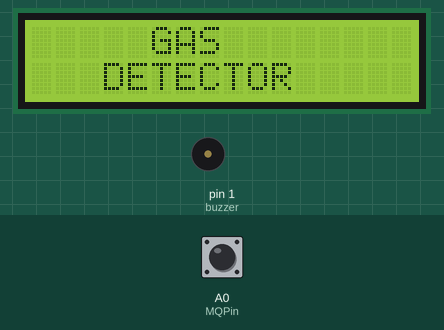
Simulated run of this sketch. Board: Arduino Uno, built with avr-gcc and run on an emulated ATmega328P. Shown: 16×2 character LCD, buzzer (waves = sounding, pin HIGH). Inputs (shaded band) come from the test bench; at power-on: A0 (MQPin) HIGH.

Above: at 0.1 s.
At 1.97 s:
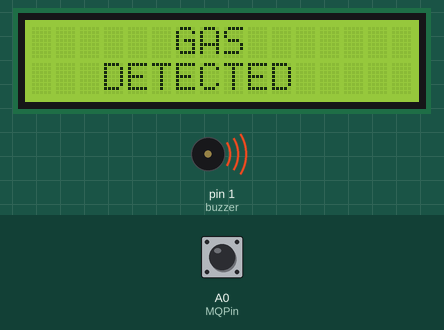
2.3 s: A0 (MQPin) pulled LOW for 3.2 s
At 3.1 s:
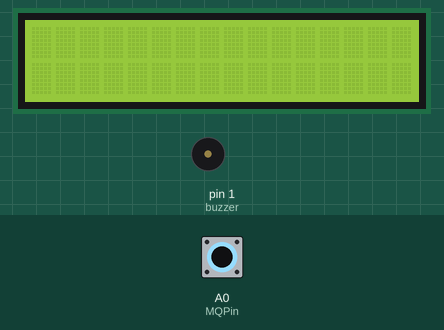
Timing chart, 0 to 7.0 s (numbered marks = the images above; inputs shaded):
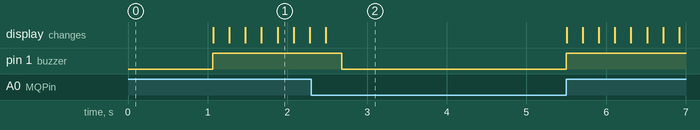

Measured:
- after the input at 2.3 s, pin 1 (buzzer): HIGH → LOW after 0.38 s, → HIGH 2.8 s later

The sketch:

Alarma_de_Gas.ino
```cpp
#include <LiquidCrystal.h>

LiquidCrystal lcd(7, 6, 5, 4, 3, 2);

#define MQPin A0
#define buzzer 1

void setup() {
   lcd.begin(16, 2);
   pinMode(MQPin, INPUT_PULLUP);
   pinMode(buzzer, OUTPUT);
    lcd.setCursor(5, 0);
    lcd.print("GAS");
    lcd.setCursor(3, 1);
    lcd.print("DETECTOR");
    delay(1000);
    lcd.clear();
}

void loop() {

int gas_value = digitalRead(MQPin);

if(gas_value==HIGH)
{
  digitalWrite(buzzer, HIGH);
  lcd.setCursor(6, 0);
  lcd.print("GAS");
   lcd.setCursor(3, 1);
  lcd.print("DETECTED");
  delay(200);
  lcd.clear();
  delay(200);

}
else
{
 lcd.clear();
 digitalWrite(buzzer, LOW);
}

}
```
